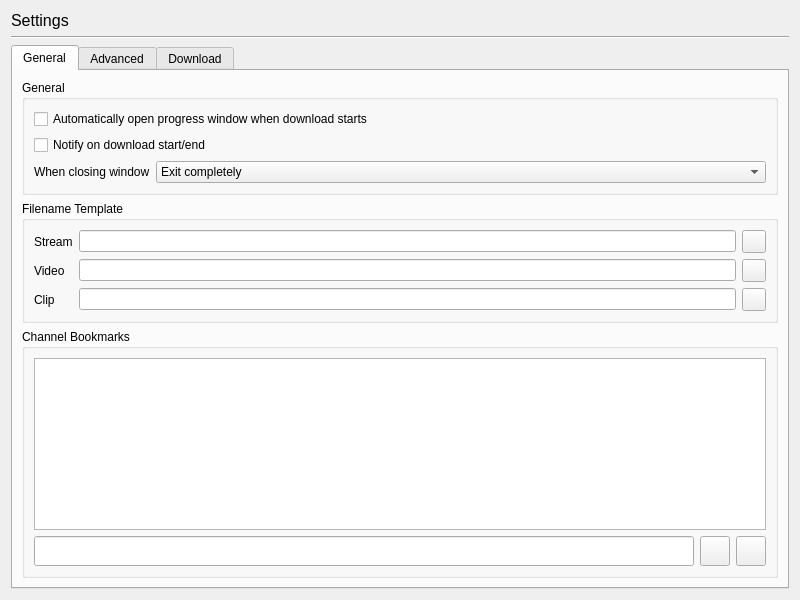
<?xml version="1.0" encoding="UTF-8"?>
<ui version="4.0">
 <class>Form</class>
 <widget class="QWidget" name="Form">
  <property name="geometry">
   <rect>
    <x>0</x>
    <y>0</y>
    <width>800</width>
    <height>600</height>
   </rect>
  </property>
  <property name="locale">
   <locale language="English" country="UnitedStates"/>
  </property>
  <layout class="QVBoxLayout" name="FormLayout">
   <item>
    <widget class="QLabel" name="windowTitleLabel">
     <property name="sizePolicy">
      <sizepolicy hsizetype="Ignored" vsizetype="Fixed">
       <horstretch>0</horstretch>
       <verstretch>0</verstretch>
      </sizepolicy>
     </property>
     <property name="font">
      <font>
       <pointsize>12</pointsize>
      </font>
     </property>
     <property name="text">
      <string>Settings</string>
     </property>
    </widget>
   </item>
   <item>
    <widget class="Line" name="windowTitleLine">
     <property name="orientation">
      <enum>Qt::Horizontal</enum>
     </property>
    </widget>
   </item>
   <item>
    <widget class="QTabWidget" name="tabWidget">
     <widget class="QWidget" name="generalSettings">
      <attribute name="title">
       <string>General</string>
      </attribute>
      <layout class="QVBoxLayout" name="generalSettingsLayout">
       <item>
        <widget class="QGroupBox" name="generalArea">
         <property name="sizePolicy">
          <sizepolicy hsizetype="Preferred" vsizetype="Fixed">
           <horstretch>0</horstretch>
           <verstretch>0</verstretch>
          </sizepolicy>
         </property>
         <property name="title">
          <string>General</string>
         </property>
         <layout class="QVBoxLayout" name="generalAreaLayout">
          <item>
           <widget class="QCheckBox" name="openProgressWindow">
            <property name="text">
             <string>Automatically open progress window when download starts</string>
            </property>
           </widget>
          </item>
          <item>
           <widget class="QCheckBox" name="notify">
            <property name="text">
             <string>Notify on download start/end</string>
            </property>
           </widget>
          </item>
          <item>
           <widget class="QWidget" name="windowCloseArea" native="true">
            <layout class="QHBoxLayout" name="windowCloseAreaLayout">
             <property name="leftMargin">
              <number>0</number>
             </property>
             <property name="topMargin">
              <number>0</number>
             </property>
             <property name="rightMargin">
              <number>0</number>
             </property>
             <property name="bottomMargin">
              <number>0</number>
             </property>
             <item>
              <widget class="QLabel" name="windowCloseLabel">
               <property name="sizePolicy">
                <sizepolicy hsizetype="Fixed" vsizetype="Preferred">
                 <horstretch>0</horstretch>
                 <verstretch>0</verstretch>
                </sizepolicy>
               </property>
               <property name="text">
                <string>When closing window</string>
               </property>
              </widget>
             </item>
             <item>
              <widget class="QComboBox" name="windowClose">
               <property name="sizePolicy">
                <sizepolicy hsizetype="Ignored" vsizetype="Fixed">
                 <horstretch>0</horstretch>
                 <verstretch>0</verstretch>
                </sizepolicy>
               </property>
               <item>
                <property name="text">
                 <string>Exit completely</string>
                </property>
               </item>
               <item>
                <property name="text">
                 <string>Minimize to system tray</string>
                </property>
               </item>
              </widget>
             </item>
            </layout>
           </widget>
          </item>
         </layout>
        </widget>
       </item>
       <item>
        <widget class="QGroupBox" name="templateArea">
         <property name="sizePolicy">
          <sizepolicy hsizetype="Preferred" vsizetype="Fixed">
           <horstretch>0</horstretch>
           <verstretch>0</verstretch>
          </sizepolicy>
         </property>
         <property name="title">
          <string>Filename Template</string>
         </property>
         <layout class="QFormLayout" name="templateAreaLayout">
          <item row="0" column="0">
           <widget class="QLabel" name="streamLabel">
            <property name="text">
             <string>Stream</string>
            </property>
           </widget>
          </item>
          <item row="1" column="0">
           <widget class="QLabel" name="videoLabel">
            <property name="text">
             <string>Video</string>
            </property>
           </widget>
          </item>
          <item row="2" column="0">
           <widget class="QLabel" name="clipLabel">
            <property name="text">
             <string>Clip</string>
            </property>
           </widget>
          </item>
          <item row="0" column="1">
           <widget class="QWidget" name="streamFilenameArea" native="true">
            <layout class="QHBoxLayout" name="streamFilenameAreaLayout">
             <property name="leftMargin">
              <number>0</number>
             </property>
             <property name="topMargin">
              <number>0</number>
             </property>
             <property name="rightMargin">
              <number>0</number>
             </property>
             <property name="bottomMargin">
              <number>0</number>
             </property>
             <item>
              <widget class="QLineEdit" name="streamFilename"/>
             </item>
             <item>
              <widget class="QToolButton" name="streamTemplateInfo">
               <property name="toolTip">
                <string>Help</string>
               </property>
               <property name="icon">
                <iconset>
                 <normaloff>../icons/light/help.svg</normaloff>../icons/light/help.svg</iconset>
               </property>
              </widget>
             </item>
            </layout>
           </widget>
          </item>
          <item row="1" column="1">
           <widget class="QWidget" name="videoFilenameArea" native="true">
            <layout class="QHBoxLayout" name="videoFilenameAreaLayout">
             <property name="leftMargin">
              <number>0</number>
             </property>
             <property name="topMargin">
              <number>0</number>
             </property>
             <property name="rightMargin">
              <number>0</number>
             </property>
             <property name="bottomMargin">
              <number>0</number>
             </property>
             <item>
              <widget class="QLineEdit" name="videoFilename"/>
             </item>
             <item>
              <widget class="QToolButton" name="videoTemplateInfo">
               <property name="toolTip">
                <string>Help</string>
               </property>
               <property name="icon">
                <iconset>
                 <normaloff>../icons/light/help.svg</normaloff>../icons/light/help.svg</iconset>
               </property>
              </widget>
             </item>
            </layout>
           </widget>
          </item>
          <item row="2" column="1">
           <widget class="QWidget" name="clipFilenameArea" native="true">
            <layout class="QHBoxLayout" name="clipFilenameAreaLayout">
             <property name="leftMargin">
              <number>0</number>
             </property>
             <property name="topMargin">
              <number>0</number>
             </property>
             <property name="rightMargin">
              <number>0</number>
             </property>
             <property name="bottomMargin">
              <number>0</number>
             </property>
             <item>
              <widget class="QLineEdit" name="clipFilename"/>
             </item>
             <item>
              <widget class="QToolButton" name="clipTemplateInfo">
               <property name="toolTip">
                <string>Help</string>
               </property>
               <property name="icon">
                <iconset>
                 <normaloff>../icons/light/help.svg</normaloff>../icons/light/help.svg</iconset>
               </property>
              </widget>
             </item>
            </layout>
           </widget>
          </item>
         </layout>
        </widget>
       </item>
       <item>
        <widget class="QGroupBox" name="bookmarkArea">
         <property name="sizePolicy">
          <sizepolicy hsizetype="Preferred" vsizetype="Preferred">
           <horstretch>0</horstretch>
           <verstretch>0</verstretch>
          </sizepolicy>
         </property>
         <property name="title">
          <string>Channel Bookmarks</string>
         </property>
         <layout class="QVBoxLayout" name="bookmarkAreaLayout">
          <item>
           <widget class="QListWidget" name="bookmarkList">
            <property name="sizePolicy">
             <sizepolicy hsizetype="Expanding" vsizetype="Preferred">
              <horstretch>0</horstretch>
              <verstretch>0</verstretch>
             </sizepolicy>
            </property>
            <property name="horizontalScrollBarPolicy">
             <enum>Qt::ScrollBarAlwaysOff</enum>
            </property>
            <property name="autoScroll">
             <bool>false</bool>
            </property>
            <property name="dragDropMode">
             <enum>QAbstractItemView::InternalMove</enum>
            </property>
           </widget>
          </item>
          <item>
           <widget class="QWidget" name="bookmarkControl" native="true">
            <property name="sizePolicy">
             <sizepolicy hsizetype="Preferred" vsizetype="Fixed">
              <horstretch>0</horstretch>
              <verstretch>0</verstretch>
             </sizepolicy>
            </property>
            <layout class="QHBoxLayout" name="bookmarkControlLayout">
             <property name="leftMargin">
              <number>0</number>
             </property>
             <property name="topMargin">
              <number>0</number>
             </property>
             <property name="rightMargin">
              <number>0</number>
             </property>
             <property name="bottomMargin">
              <number>0</number>
             </property>
             <item>
              <widget class="QLineEdit" name="newBookmark">
               <property name="minimumSize">
                <size>
                 <width>0</width>
                 <height>30</height>
                </size>
               </property>
              </widget>
             </item>
             <item>
              <widget class="QToolButton" name="addBookmarkButton">
               <property name="minimumSize">
                <size>
                 <width>30</width>
                 <height>30</height>
                </size>
               </property>
               <property name="icon">
                <iconset>
                 <normaloff>../icons/light/plus.svg</normaloff>../icons/light/plus.svg</iconset>
               </property>
              </widget>
             </item>
             <item>
              <widget class="QToolButton" name="removeBookmarkButton">
               <property name="minimumSize">
                <size>
                 <width>30</width>
                 <height>30</height>
                </size>
               </property>
               <property name="icon">
                <iconset>
                 <normaloff>../icons/light/trash.svg</normaloff>../icons/light/trash.svg</iconset>
               </property>
              </widget>
             </item>
            </layout>
           </widget>
          </item>
         </layout>
        </widget>
       </item>
      </layout>
     </widget>
     <widget class="QWidget" name="advancedSettings">
      <attribute name="title">
       <string>Advanced</string>
      </attribute>
      <layout class="QVBoxLayout" name="advancedSettingsLayout">
       <item>
        <widget class="QGroupBox" name="themeArea">
         <property name="sizePolicy">
          <sizepolicy hsizetype="Preferred" vsizetype="Fixed">
           <horstretch>0</horstretch>
           <verstretch>0</verstretch>
          </sizepolicy>
         </property>
         <property name="title">
          <string>Appearance</string>
         </property>
         <layout class="QHBoxLayout" name="themeAreaLayout">
          <item>
           <layout class="QVBoxLayout" name="automaticThemeAreaLayout">
            <item>
             <widget class="QLabel" name="automaticThemeIcon">
              <property name="sizePolicy">
               <sizepolicy hsizetype="Fixed" vsizetype="Fixed">
                <horstretch>0</horstretch>
                <verstretch>0</verstretch>
               </sizepolicy>
              </property>
              <property name="minimumSize">
               <size>
                <width>64</width>
                <height>64</height>
               </size>
              </property>
              <property name="pixmap">
               <pixmap>../icons/light/theme_automatic.svg</pixmap>
              </property>
              <property name="scaledContents">
               <bool>true</bool>
              </property>
              <property name="alignment">
               <set>Qt::AlignCenter</set>
              </property>
             </widget>
            </item>
            <item>
             <widget class="QRadioButton" name="automaticThemeRadioButton">
              <property name="minimumSize">
               <size>
                <width>220</width>
                <height>0</height>
               </size>
              </property>
              <property name="text">
               <string>Automatic (Follow System Settings)</string>
              </property>
             </widget>
            </item>
           </layout>
          </item>
          <item>
           <layout class="QVBoxLayout" name="lightThemeAreaLayout">
            <item>
             <widget class="QLabel" name="lightThemeIcon">
              <property name="sizePolicy">
               <sizepolicy hsizetype="Fixed" vsizetype="Fixed">
                <horstretch>0</horstretch>
                <verstretch>0</verstretch>
               </sizepolicy>
              </property>
              <property name="minimumSize">
               <size>
                <width>64</width>
                <height>64</height>
               </size>
              </property>
              <property name="pixmap">
               <pixmap>../icons/light/theme_light.svg</pixmap>
              </property>
              <property name="scaledContents">
               <bool>true</bool>
              </property>
              <property name="alignment">
               <set>Qt::AlignCenter</set>
              </property>
             </widget>
            </item>
            <item>
             <widget class="QRadioButton" name="lightThemeRadioButton">
              <property name="minimumSize">
               <size>
                <width>220</width>
                <height>0</height>
               </size>
              </property>
              <property name="text">
               <string>Light</string>
              </property>
             </widget>
            </item>
           </layout>
          </item>
          <item>
           <layout class="QVBoxLayout" name="darkThemeAreaLayout">
            <item>
             <widget class="QLabel" name="darkThemeIcon">
              <property name="sizePolicy">
               <sizepolicy hsizetype="Fixed" vsizetype="Fixed">
                <horstretch>0</horstretch>
                <verstretch>0</verstretch>
               </sizepolicy>
              </property>
              <property name="minimumSize">
               <size>
                <width>64</width>
                <height>64</height>
               </size>
              </property>
              <property name="pixmap">
               <pixmap>../icons/light/theme_dark.svg</pixmap>
              </property>
              <property name="scaledContents">
               <bool>true</bool>
              </property>
              <property name="alignment">
               <set>Qt::AlignCenter</set>
              </property>
             </widget>
            </item>
            <item>
             <widget class="QRadioButton" name="darkThemeRadioButton">
              <property name="minimumSize">
               <size>
                <width>220</width>
                <height>0</height>
               </size>
              </property>
              <property name="text">
               <string>Dark</string>
              </property>
             </widget>
            </item>
           </layout>
          </item>
         </layout>
        </widget>
       </item>
       <item>
        <widget class="QGroupBox" name="searchArea">
         <property name="sizePolicy">
          <sizepolicy hsizetype="Preferred" vsizetype="Fixed">
           <horstretch>0</horstretch>
           <verstretch>0</verstretch>
          </sizepolicy>
         </property>
         <property name="title">
          <string>Search</string>
         </property>
         <layout class="QVBoxLayout" name="searchAreaLayout">
          <item>
           <widget class="QWidget" name="searchExternalContentArea" native="true">
            <layout class="QHBoxLayout" name="searchExternalContentAreaLayout">
             <property name="leftMargin">
              <number>0</number>
             </property>
             <property name="topMargin">
              <number>0</number>
             </property>
             <property name="rightMargin">
              <number>0</number>
             </property>
             <property name="bottomMargin">
              <number>0</number>
             </property>
             <item>
              <widget class="QCheckBox" name="searchExternalContent">
               <property name="text">
                <string>Allow searching external content</string>
               </property>
              </widget>
             </item>
             <item>
              <widget class="QToolButton" name="searchExternalContentInfo">
               <property name="toolTip">
                <string>Help</string>
               </property>
               <property name="icon">
                <iconset>
                 <normaloff>../icons/light/help.svg</normaloff>../icons/light/help.svg</iconset>
               </property>
              </widget>
             </item>
            </layout>
           </widget>
          </item>
         </layout>
        </widget>
       </item>
       <item>
        <widget class="QGroupBox" name="languageArea">
         <property name="sizePolicy">
          <sizepolicy hsizetype="Preferred" vsizetype="Fixed">
           <horstretch>0</horstretch>
           <verstretch>0</verstretch>
          </sizepolicy>
         </property>
         <property name="title">
          <string>Language</string>
         </property>
         <layout class="QVBoxLayout" name="languageAreaLayout">
          <item>
           <widget class="QComboBox" name="language"/>
          </item>
          <item>
           <widget class="QWidget" name="languageInfoArea" native="true">
            <layout class="QHBoxLayout" name="languageInfoAreaLayout">
             <property name="spacing">
              <number>5</number>
             </property>
             <property name="leftMargin">
              <number>0</number>
             </property>
             <property name="topMargin">
              <number>0</number>
             </property>
             <property name="rightMargin">
              <number>0</number>
             </property>
             <property name="bottomMargin">
              <number>0</number>
             </property>
             <item>
              <widget class="QLabel" name="languageInfoIcon">
               <property name="sizePolicy">
                <sizepolicy hsizetype="Fixed" vsizetype="Fixed">
                 <horstretch>0</horstretch>
                 <verstretch>0</verstretch>
                </sizepolicy>
               </property>
               <property name="minimumSize">
                <size>
                 <width>18</width>
                 <height>18</height>
                </size>
               </property>
               <property name="maximumSize">
                <size>
                 <width>18</width>
                 <height>18</height>
                </size>
               </property>
               <property name="pixmap">
                <pixmap>../icons/light/alert_red.svg</pixmap>
               </property>
               <property name="scaledContents">
                <bool>true</bool>
               </property>
               <property name="alignment">
                <set>Qt::AlignCenter</set>
               </property>
              </widget>
             </item>
             <item>
              <widget class="QLabel" name="languageInfo">
               <property name="text">
                <string>Changing this setting will restart the application.</string>
               </property>
              </widget>
             </item>
            </layout>
           </widget>
          </item>
         </layout>
        </widget>
       </item>
       <item>
        <widget class="QGroupBox" name="timezoneArea">
         <property name="sizePolicy">
          <sizepolicy hsizetype="Preferred" vsizetype="Fixed">
           <horstretch>0</horstretch>
           <verstretch>0</verstretch>
          </sizepolicy>
         </property>
         <property name="title">
          <string>Time Zone</string>
         </property>
         <layout class="QVBoxLayout" name="timezoneAreaLayout">
          <item>
           <widget class="QComboBox" name="timezone"/>
          </item>
          <item>
           <widget class="QWidget" name="timezoneInfoArea" native="true">
            <layout class="QHBoxLayout" name="timezoneInfoAreaLayout">
             <property name="spacing">
              <number>5</number>
             </property>
             <property name="leftMargin">
              <number>0</number>
             </property>
             <property name="topMargin">
              <number>0</number>
             </property>
             <property name="rightMargin">
              <number>0</number>
             </property>
             <property name="bottomMargin">
              <number>0</number>
             </property>
             <item>
              <widget class="QLabel" name="timezoneInfoIcon">
               <property name="sizePolicy">
                <sizepolicy hsizetype="Fixed" vsizetype="Fixed">
                 <horstretch>0</horstretch>
                 <verstretch>0</verstretch>
                </sizepolicy>
               </property>
               <property name="minimumSize">
                <size>
                 <width>18</width>
                 <height>18</height>
                </size>
               </property>
               <property name="maximumSize">
                <size>
                 <width>18</width>
                 <height>18</height>
                </size>
               </property>
               <property name="pixmap">
                <pixmap>../icons/light/alert_red.svg</pixmap>
               </property>
               <property name="scaledContents">
                <bool>true</bool>
               </property>
               <property name="alignment">
                <set>Qt::AlignCenter</set>
               </property>
              </widget>
             </item>
             <item>
              <widget class="QLabel" name="timezoneInfo">
               <property name="text">
                <string>Changing this setting will restart the application.</string>
               </property>
              </widget>
             </item>
            </layout>
           </widget>
          </item>
         </layout>
        </widget>
       </item>
       <item>
        <widget class="QGroupBox" name="resetArea">
         <property name="title">
          <string>Reset</string>
         </property>
         <layout class="QVBoxLayout" name="resetAreaLayout">
          <item>
           <widget class="QToolButton" name="resetButton">
            <property name="sizePolicy">
             <sizepolicy hsizetype="Preferred" vsizetype="Preferred">
              <horstretch>0</horstretch>
              <verstretch>0</verstretch>
             </sizepolicy>
            </property>
            <property name="minimumSize">
             <size>
              <width>0</width>
              <height>30</height>
             </size>
            </property>
            <property name="text">
             <string>Reset</string>
            </property>
           </widget>
          </item>
         </layout>
        </widget>
       </item>
       <item>
        <widget class="QLabel" name="restrictedLabel">
         <property name="font">
          <font>
           <bold>true</bold>
          </font>
         </property>
         <property name="styleSheet">
          <string notr="true">color: rgb(255, 0, 0);</string>
         </property>
         <property name="text">
          <string>Some settings are restricted during download progress.</string>
         </property>
        </widget>
       </item>
       <item>
        <spacer name="verticalSpacer_1">
         <property name="orientation">
          <enum>Qt::Vertical</enum>
         </property>
         <property name="sizeHint" stdset="0">
          <size>
           <width>20</width>
           <height>40</height>
          </size>
         </property>
        </spacer>
       </item>
      </layout>
     </widget>
     <widget class="QWidget" name="downloadSettings">
      <attribute name="title">
       <string>Download</string>
      </attribute>
      <layout class="QVBoxLayout" name="downloadSettingsLayout">
       <item>
        <widget class="QGroupBox" name="downloadSpeedArea">
         <property name="sizePolicy">
          <sizepolicy hsizetype="Preferred" vsizetype="Fixed">
           <horstretch>0</horstretch>
           <verstretch>0</verstretch>
          </sizepolicy>
         </property>
         <property name="title">
          <string>Download Speed</string>
         </property>
         <layout class="QVBoxLayout" name="downloadSpeedAreaLayout">
          <item>
           <widget class="QLabel" name="downloadSpeedInfo">
            <property name="sizePolicy">
             <sizepolicy hsizetype="Ignored" vsizetype="Preferred">
              <horstretch>0</horstretch>
              <verstretch>0</verstretch>
             </sizepolicy>
            </property>
            <property name="text">
             <string>Increasing speed boosts downloads, but can slow down other network activities like watching Twitch or YouTube.
Please maintain a balanced speed.
Keep in mind, beyond a certain level, boosting speed might not necessarily improve performance, depending on your hardware and network capabilities.</string>
            </property>
           </widget>
          </item>
          <item>
           <widget class="QWidget" name="speedSliderArea" native="true">
            <layout class="QHBoxLayout" name="speedSliderAreaLayout">
             <property name="spacing">
              <number>15</number>
             </property>
             <item>
              <widget class="QSlider" name="downloadSpeed">
               <property name="minimum">
                <number>1</number>
               </property>
               <property name="maximum">
                <number>10</number>
               </property>
               <property name="pageStep">
                <number>1</number>
               </property>
               <property name="orientation">
                <enum>Qt::Horizontal</enum>
               </property>
               <property name="tickPosition">
                <enum>QSlider::TicksBelow</enum>
               </property>
               <property name="tickInterval">
                <number>1</number>
               </property>
              </widget>
             </item>
             <item>
              <widget class="QSpinBox" name="speedSpinBox"/>
             </item>
            </layout>
           </widget>
          </item>
         </layout>
        </widget>
       </item>
       <item>
        <spacer name="verticalSpacer_2">
         <property name="orientation">
          <enum>Qt::Vertical</enum>
         </property>
         <property name="sizeHint" stdset="0">
          <size>
           <width>20</width>
           <height>40</height>
          </size>
         </property>
        </spacer>
       </item>
      </layout>
     </widget>
    </widget>
   </item>
  </layout>
 </widget>
 <resources/>
 <connections/>
</ui>
